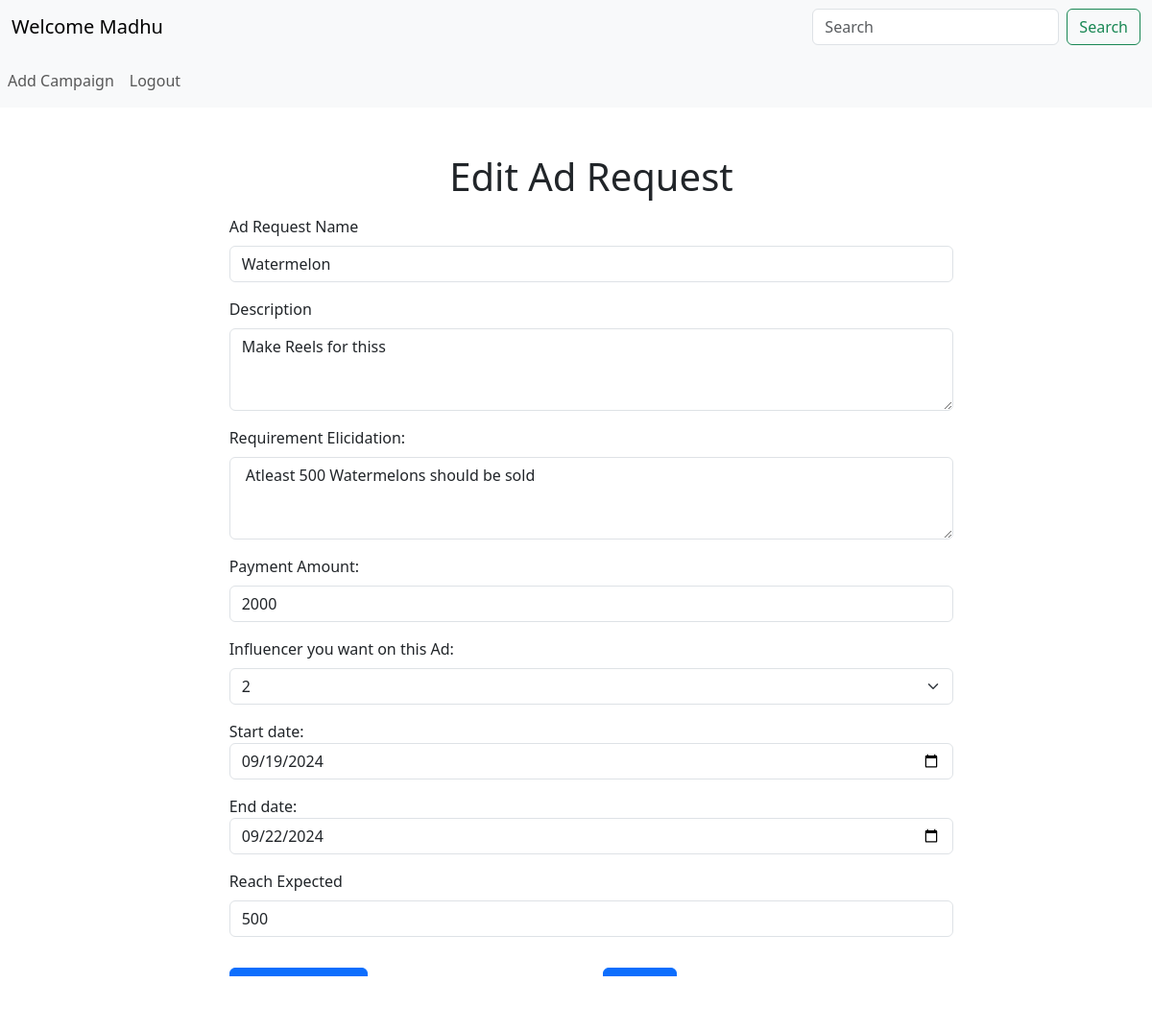
The page /edit_ad_request/1 (signed in) on the database its author committed.
### application/model.py (models this page shows)
class AdRequests(db.Model):
    id = db.Column(db.Integer, primary_key=True, autoincrement=True)
    ad_name = db.Column(db.String(80), unique=True, nullable=False)
    description = db.Column(db.String(512), nullable=True)
    campaign_id = db.Column(db.Integer, db.ForeignKey('campaigns.campaign_id'), nullable=False)
    influencer_id = db.Column(db.Integer, db.ForeignKey('influencers.influencer_id'), nullable=True)
    messages = db.Column(db.String(80), nullable=True)
    requirements = db.Column(db.String(255), nullable=False)
    payment_amount = db.Column(db.Integer, nullable=False)
    status = db.Column(db.String(20), nullable=False)
    start_date = db.Column(db.Date, nullable=False)
    end_date = db.Column(db.Date, nullable=False)
    target_reach = db.Column(db.Integer, nullable=False)

### application/routes.py (the view, shortened to what this page needs)
@app.route('/edit_ad_request/<int:id>', methods=['POST','GET'])
def edit_ad_request(id):
    if session['role'] != 'sponsor':
        flash('You are not authorized to edit an ad request')
        return redirect(url_for('index'))
    if request.method == 'GET':
        ad_request_edit = AdRequests.query.get(id)
        influencers = Influencers.query.all()
        if not ad_request_edit:
            flash('Ad Request not found')
            return redirect(url_for('index'))
        return render_template('edit_ad_request.html', ad_request=ad_request_edit, influencers=influencers)

### templates/edit_ad_request.html (shortened to what this page needs)
{% extends 'layout_navbar.html' %}
{% block content %}
<div class="container-fluid col-8 align-center">
    <h1 class="text-center m-3">Edit Ad Request</h1>
    <form method="POST" action={{"/edit_ad_request/" + ad_request.id | string }}>
        <div class="mb-3">
            <label for="ad_name" class="form-label">Ad Request Name</label>
            <input type="text" class="form-control" id="ad_name" name="ad_name" value={{ ad_request.ad_name }} required readonly>
        </div>
        <div class="mb-3">
            <label for="description" class="form-label"> Description </label>
            <textarea class="form-control" id="description" name="description" rows="3" placeholder="Description">{{ ad_request.description }}</textarea>
        </div>
        <div class="mb-3">
            <label for="requirements" class="form-label"> Requirement Elicidation: </label>
            <textarea class="form-control" id="requirements" name="requirements" rows="3" placeholder="Requirements"> {{ ad_request.requirements }} </textarea>
        </div>
        <div class="mb-3">
            <label for="payment_amount" class="form-label"> Payment Amount: </label>
            <input type="number" class="form-control" id="payment_amount" name="payment_amount" value={{ ad_request.payment_amount }} required>
        </div>
        <div class="mb-3">
            <label for="influencer_id" class="form-label">Influencer you want on this Ad: </label>
            <select class="form-select" id="influencer_id" name="influencer_id" required>
                <option value={{ ad_request.influencer_id }}>{{ ad_request.influencer_id }}</option>
            </select>
        </div>
        <div class="mb-3">
            <label for="start_date" class="form_label"> Start date: </label>
            <input type="date" id="start_date" name="start_date" class="form-control" value={{ ad_request.start_date}} required>
        </div>
        <div class="mb-3">
            <label for="end_date" class="form_label"> End date: </label>
            <input type="date" id="end_date" name="end_date" class="form-control" value={{ ad_request.end_date}} required>
        </div>
        <div class="mb-3">
            <label for="target_reach" class="form-label">Reach Expected</label>
            <input type="number" class="form-control" id="target_reach" name="target_reach" value={{ ad_request.target_reach}} required>
        </div>
        <div class="row">
            <div class="col-6 align-center">
                <button type="submit" class="btn btn-primary mt-3">Edit Ad Request</button>
            </div>
            <div class="col-6 align-center">
                <a href={{url_for('go_back')}} class="btn btn-primary mt-3"> Return </a>
            </div>
        </div>
    </form>
</div>
{% endblock content %}

### rows shown on the page
AdRequests: description "Make Reels for thiss", requirements "Atleast 500 Watermelons should be sold", payment_amount "2000", influencer_id "2", start_date "09/19/2024", end_date "09/22/2024", target_reach "500"

### other values the page prints
{{ session['user'] }} "Madhu"
